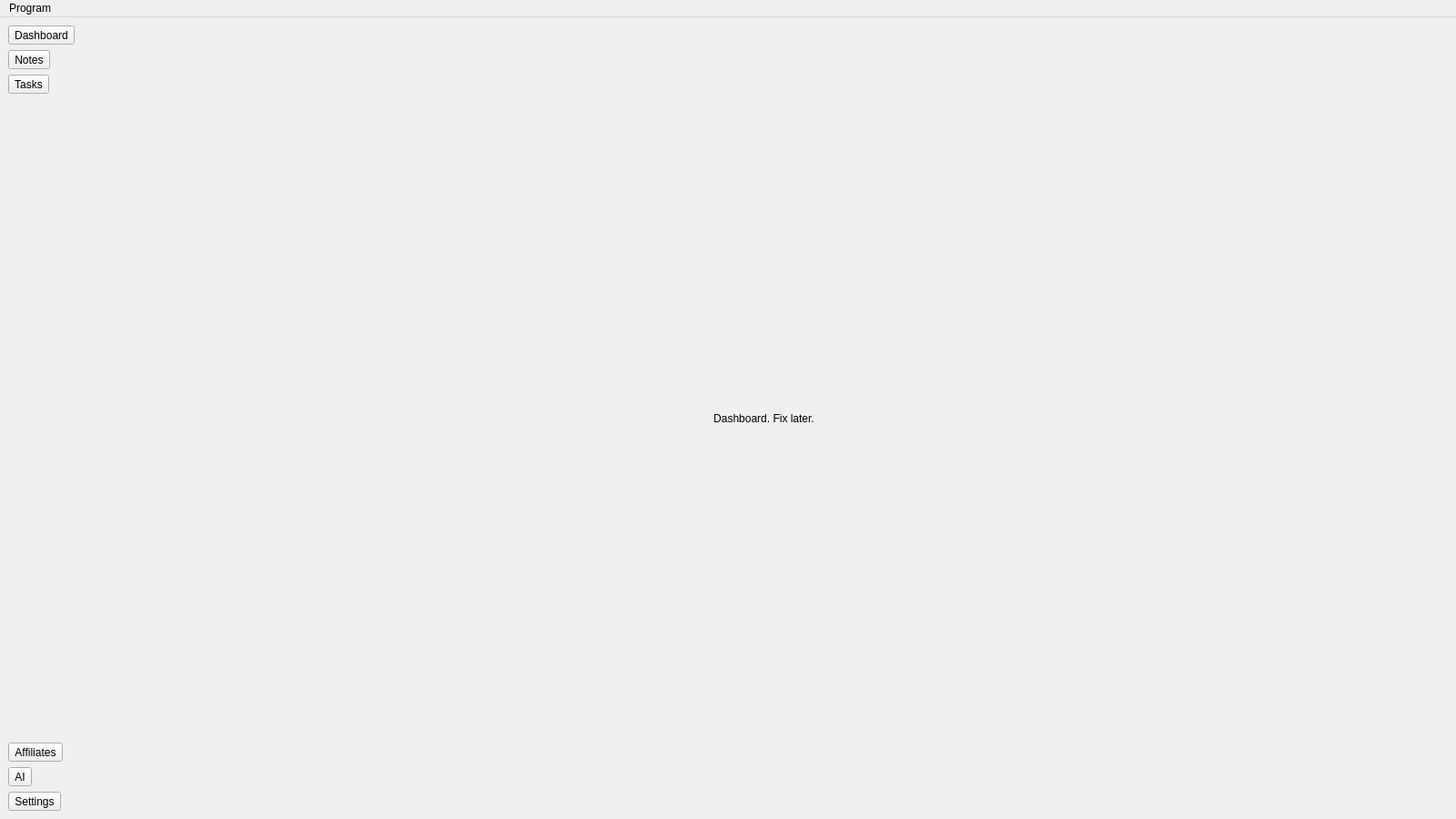
<?xml version="1.0" encoding="UTF-8"?>
<ui version="4.0">
 <class>MainWindow</class>
 <widget class="QMainWindow" name="MainWindow">
  <property name="geometry">
   <rect>
    <x>0</x>
    <y>0</y>
    <width>1600</width>
    <height>900</height>
   </rect>
  </property>
  <property name="windowTitle">
   <string>Verdandi</string>
  </property>
  <property name="styleSheet">
   <string notr="true"/>
  </property>
  <widget class="QWidget" name="centralwidget">
   <layout class="QGridLayout" name="gridLayout">
    <item row="0" column="0">
     <layout class="QVBoxLayout" name="layoutSidebar">
      <property name="spacing">
       <number>6</number>
      </property>
      <item>
       <widget class="QToolButton" name="buttonDashboard">
        <property name="cursor">
         <cursorShape>PointingHandCursor</cursorShape>
        </property>
        <property name="text">
         <string>Dashboard</string>
        </property>
        <property name="iconSize">
         <size>
          <width>42</width>
          <height>42</height>
         </size>
        </property>
       </widget>
      </item>
      <item>
       <widget class="QToolButton" name="buttonNotes">
        <property name="cursor">
         <cursorShape>PointingHandCursor</cursorShape>
        </property>
        <property name="text">
         <string>Notes</string>
        </property>
        <property name="iconSize">
         <size>
          <width>42</width>
          <height>42</height>
         </size>
        </property>
       </widget>
      </item>
      <item>
       <widget class="QToolButton" name="buttonTasks">
        <property name="cursor">
         <cursorShape>PointingHandCursor</cursorShape>
        </property>
        <property name="text">
         <string>Tasks</string>
        </property>
        <property name="iconSize">
         <size>
          <width>42</width>
          <height>42</height>
         </size>
        </property>
       </widget>
      </item>
      <item>
       <spacer name="verticalSpacerSidebar">
        <property name="orientation">
         <enum>Qt::Orientation::Vertical</enum>
        </property>
        <property name="sizeHint" stdset="0">
         <size>
          <width>20</width>
          <height>40</height>
         </size>
        </property>
       </spacer>
      </item>
      <item>
       <widget class="QToolButton" name="buttonAffiliates">
        <property name="cursor">
         <cursorShape>PointingHandCursor</cursorShape>
        </property>
        <property name="text">
         <string>Affiliates</string>
        </property>
        <property name="iconSize">
         <size>
          <width>42</width>
          <height>42</height>
         </size>
        </property>
       </widget>
      </item>
      <item>
       <widget class="QToolButton" name="buttonAI">
        <property name="cursor">
         <cursorShape>PointingHandCursor</cursorShape>
        </property>
        <property name="text">
         <string>AI</string>
        </property>
        <property name="icon">
         <iconset>
          <normaloff>media/ai.png</normaloff>media/ai.png</iconset>
        </property>
        <property name="iconSize">
         <size>
          <width>42</width>
          <height>42</height>
         </size>
        </property>
       </widget>
      </item>
      <item>
       <widget class="QToolButton" name="buttonSettings">
        <property name="cursor">
         <cursorShape>PointingHandCursor</cursorShape>
        </property>
        <property name="text">
         <string>Settings</string>
        </property>
        <property name="icon">
         <iconset>
          <normaloff>media/settings.ico</normaloff>media/settings.ico</iconset>
        </property>
        <property name="iconSize">
         <size>
          <width>42</width>
          <height>42</height>
         </size>
        </property>
       </widget>
      </item>
     </layout>
    </item>
    <item row="0" column="1">
     <layout class="QGridLayout" name="layoutCentral">
      <item row="0" column="0">
       <widget class="QStackedWidget" name="TabsWidget">
        <widget class="QWidget" name="pageDashboard">
         <layout class="QGridLayout" name="gridLayout_3">
          <item row="2" column="0">
           <widget class="QLabel" name="labelDashboard">
            <property name="text">
             <string>Dashboard. Fix later.</string>
            </property>
            <property name="alignment">
             <set>Qt::AlignmentFlag::AlignCenter</set>
            </property>
           </widget>
          </item>
         </layout>
        </widget>
        <widget class="QWidget" name="pageNotes">
         <layout class="QGridLayout" name="gridLayout_2">
          <item row="0" column="0">
           <widget class="QLabel" name="labelNotes">
            <property name="text">
             <string>Notes Page</string>
            </property>
            <property name="alignment">
             <set>Qt::AlignmentFlag::AlignCenter</set>
            </property>
           </widget>
          </item>
         </layout>
        </widget>
        <widget class="QWidget" name="pageTasks">
         <layout class="QGridLayout" name="gridLayout_5">
          <item row="0" column="0">
           <widget class="QLabel" name="labelTasks">
            <property name="text">
             <string>Tasks page</string>
            </property>
            <property name="alignment">
             <set>Qt::AlignmentFlag::AlignCenter</set>
            </property>
           </widget>
          </item>
         </layout>
        </widget>
        <widget class="QWidget" name="pageAffiliates">
         <layout class="QGridLayout" name="gridLayout_4">
          <item row="0" column="0">
           <widget class="QLabel" name="labelAffiliates">
            <property name="text">
             <string>Affiliates page</string>
            </property>
            <property name="alignment">
             <set>Qt::AlignmentFlag::AlignCenter</set>
            </property>
           </widget>
          </item>
         </layout>
        </widget>
       </widget>
      </item>
     </layout>
    </item>
   </layout>
  </widget>
  <widget class="QMenuBar" name="menubar">
   <property name="geometry">
    <rect>
     <x>0</x>
     <y>0</y>
     <width>1600</width>
     <height>21</height>
    </rect>
   </property>
   <widget class="QMenu" name="menuProgram">
    <property name="title">
     <string>Program</string>
    </property>
    <addaction name="actionExit"/>
    <addaction name="actionBearer_Token"/>
   </widget>
   <addaction name="menuProgram"/>
  </widget>
  <action name="actionExit">
   <property name="text">
    <string>Exit</string>
   </property>
  </action>
  <action name="actionBearer_Token">
   <property name="text">
    <string>Bearer Token</string>
   </property>
  </action>
 </widget>
 <resources/>
 <connections/>
</ui>
